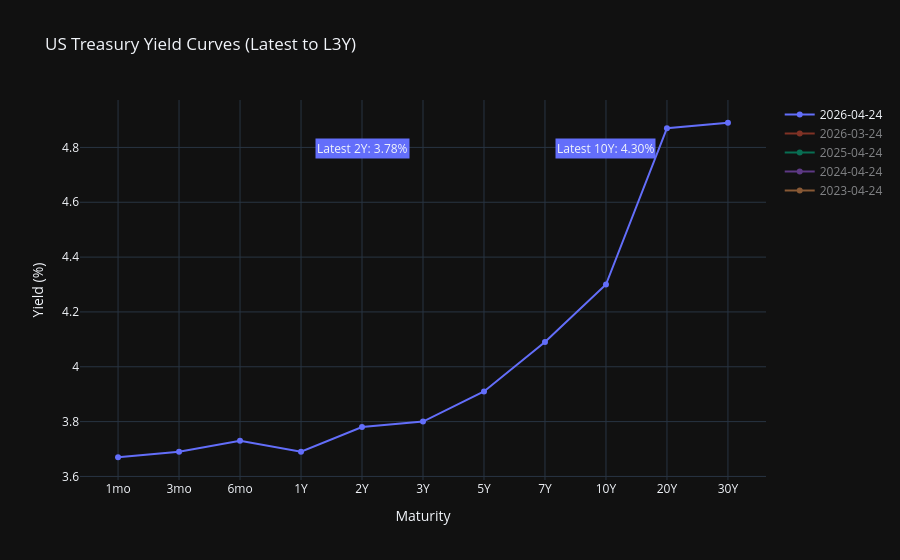

Source (notebook cell):
### Code cell
# Historical Yield Curve Comparison

def get_yieldcurves():
    treasuries = [key for key, val in mydict.items() if "US Treasury Yield" in str(val[1])]
    
    labels_long = [val[1] for key, val in mydict.items() if "US Treasury Yield" in str(val[1])]
    labels_short = []
    for label in labels_long:
        label_short = label.replace(" US Treasury Yield", "").replace("-Month","mo").replace(" Year", "Y")
        labels_short.append(label_short)

    prev_1m = TODAY + relativedelta(months=-1)
    prev_1y = TODAY + relativedelta(years=-1)
    prev_2y = TODAY + relativedelta(years=-2)
    prev_3y = TODAY + relativedelta(years=-3)
    ref_dates = [TODAY, prev_1m, prev_1y, prev_2y, prev_3y]
    ref_dates = [pd.Timestamp(d) for d in ref_dates]

    curves = combined_df[treasuries].asof(ref_dates)

    fig = go.Figure()

    # Each row = one curve (one date)
    for maturity in curves.index:
        fig.add_trace(
            go.Scatter(
                x=labels_short,                # maturities
                y=curves.loc[maturity],        # yields
                mode='lines+markers',
                name=str(maturity.date()),
                visible="legendonly" if maturity.date() != TODAY else True,
                hovertemplate='%{x}, %{y:.2f}%'
            )
        )

    fig.add_annotation(x=4, y=4,
            text=f"Latest 2Y: {combined_df['DGS2'].asof(pd.Timestamp(TODAY)):.2f}%",
            showarrow=False,
            yshift=218,
            bgcolor="#636EFA",
            )
    
    fig.add_annotation(x=8, y=4,
            text=f"Latest 10Y: {combined_df['DGS10'].asof(pd.Timestamp(TODAY)):.2f}%",
            showarrow=False,
            yshift=218,
            bgcolor="#636EFA"
            )
        
    
    fig.update_layout(
        title="US Treasury Yield Curves (Latest to L3Y)",
        xaxis_title="Maturity",
        yaxis_title="Yield (%)",
        template="plotly_dark"
    )

    fig.show()

get_yieldcurves()

### Figure 1 — Plotly figure (JSON) as saved in the notebook; plotly's stock layout.template omitted (floating-point values rounded to 4 significant figures)
{"data": [{"hovertemplate": "%{x}, %{y:.2f}%", "mode": "lines+markers", "name": "2026-04-24", "type": "scatter", "visible": true, "x": ["1mo", "3mo", "6mo", "1Y", "2Y", "3Y", "5Y", "7Y", "10Y", "20Y", "30Y"], "y": [3.67, 3.69, 3.73, 3.69, 3.78, 3.8, 3.91, 4.09, 4.3, 4.87, 4.89]}, {"hovertemplate": "%{x}, %{y:.2f}%", "mode": "lines+markers", "name": "2026-03-24", "type": "scatter", "visible": "legendonly", "x": ["1mo", "3mo", "6mo", "1Y", "2Y", "3Y", "5Y", "7Y", "10Y", "20Y", "30Y"], "y": [3.74, 3.74, 3.78, 3.81, 3.9, 3.93, 4.03, 4.21, 4.39, 4.95, 4.94]}, {"hovertemplate": "%{x}, %{y:.2f}%", "mode": "lines+markers", "name": "2025-04-24", "type": "scatter", "visible": "legendonly", "x": ["1mo", "3mo", "6mo", "1Y", "2Y", "3Y", "5Y", "7Y", "10Y", "20Y", "30Y"], "y": [4.34, 4.32, 4.22, 3.97, 3.77, 3.8, 3.91, 4.11, 4.32, 4.79, 4.77]}, {"hovertemplate": "%{x}, %{y:.2f}%", "mode": "lines+markers", "name": "2024-04-24", "type": "scatter", "visible": "legendonly", "x": ["1mo", "3mo", "6mo", "1Y", "2Y", "3Y", "5Y", "7Y", "10Y", "20Y", "30Y"], "y": [5.49, 5.46, 5.4, 5.17, 4.89, 4.78, 4.64, 4.66, 4.65, 4.88, 4.78]}, {"hovertemplate": "%{x}, %{y:.2f}%", "mode": "lines+markers", "name": "2023-04-24", "type": "scatter", "visible": "legendonly", "x": ["1mo", "3mo", "6mo", "1Y", "2Y", "3Y", "5Y", "7Y", "10Y", "20Y", "30Y"], "y": [3.54, 5.2, 5.06, 4.76, 4.12, 3.84, 3.6, 3.56, 3.52, 3.85, 3.73]}], "layout": {"annotations": [{"bgcolor": "#636EFA", "showarrow": false, "text": "Latest 2Y: 3.78%", "x": 4, "y": 4, "yshift": 218}, {"bgcolor": "#636EFA", "showarrow": false, "text": "Latest 10Y: 4.30%", "x": 8, "y": 4, "yshift": 218}], "title": {"text": "US Treasury Yield Curves (Latest to L3Y)"}, "xaxis": {"title": {"text": "Maturity"}}, "yaxis": {"title": {"text": "Yield (%)"}}}}
